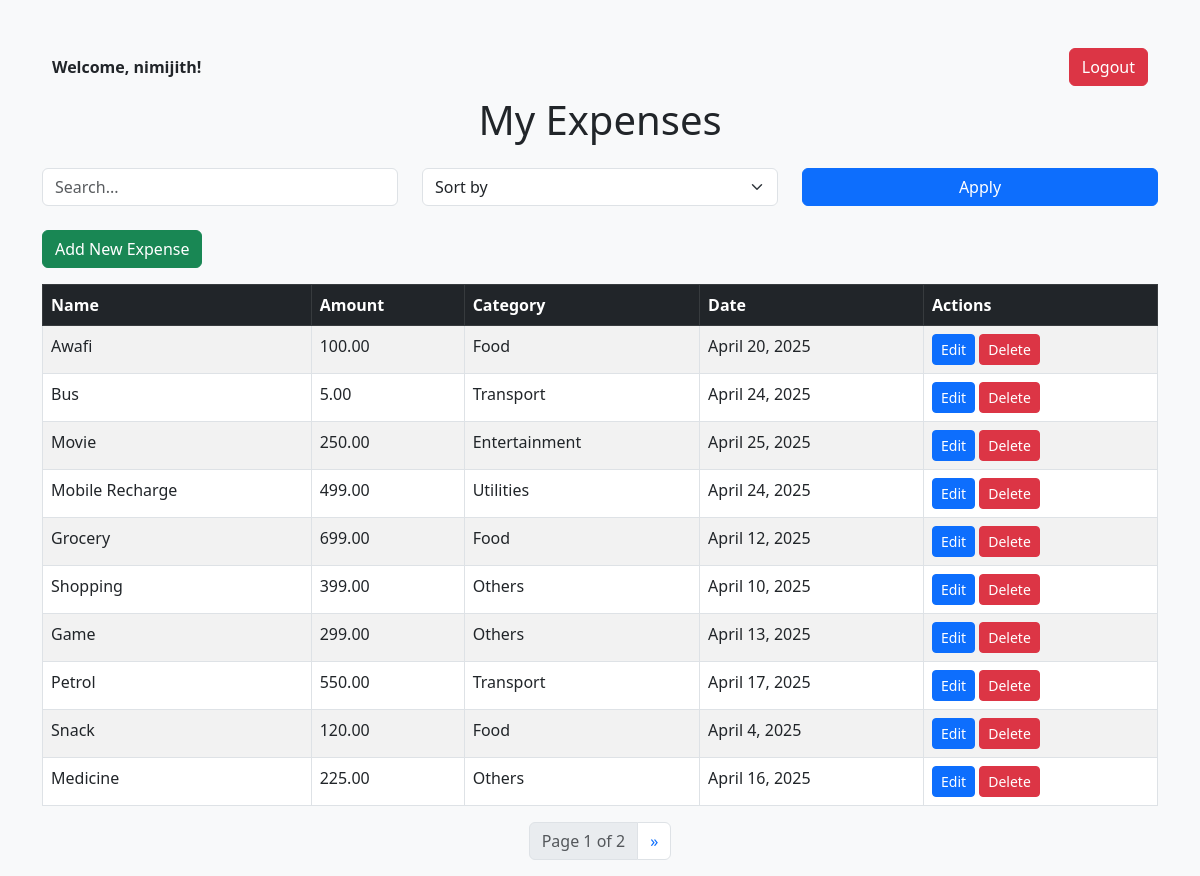
Screenshot of / (signed in) with the database file from the repository.
### expenses/models.py (models this page shows, shortened)
class Expense(models.Model):                                    #Model reprersenting an Expense
    CATEGORY_CHOICES = [
        ('Food', 'Food'),
        ('Transport', 'Transport'),
        ('Entertainment', 'Entertainment'),
        ('Utilities', 'Utilities'),
        ('Others', 'Others'),
    ]
    user = models.ForeignKey(User, on_delete=models.CASCADE)    #Linking expense to a specific user
    name = models.CharField(max_length=100)
    amount = models.DecimalField(max_digits=10, decimal_places=2)
    category = models.CharField(max_length=20, choices=CATEGORY_CHOICES)
    date = models.DateField()
    description = models.TextField(blank=True, null=True)       #Optional field

### expenses/views.py (the view)
# urls.py: path('', views.expenseList, name='expenseList'),                      #To show all expenses
@login_required                                                         #To display list of expenses with search, sort, and pagination
def expenseList(request):
    expenses = Expense.objects.filter(user=request.user)
    query = request.GET.get('q')                                        #Search
    if query:
        expenses = expenses.filter(
            Q(name__icontains=query) |
            Q(category__icontains=query) |
            Q(date__icontains=query)
        )
    sort_by = request.GET.get('sort', '')                               #Sort
    if sort_by:
        expenses = expenses.order_by(sort_by)
    paginator = Paginator(expenses, 10)                                 #Pagination - 10 expenses per page
    page = request.GET.get('page')
    expenses = paginator.get_page(page)
    return render(request, 'expenses/expenseList.html', {'expenses': expenses})

### expenses/templates/expenses/expenseList.html (shortened to what this page needs)
{% load static %}
<!DOCTYPE html>
<html lang="en">
<head>
    <link href="https://cdn.jsdelivr.net/npm/bootstrap@5.3.0/dist/css/bootstrap.min.css" rel="stylesheet">
</head>
<body class="bg-light">
<div class="container mt-5">
    <div style="display: flex; justify-content: space-between; align-items: center; margin: 10px;">
        <div>
            {% if user.is_authenticated %}
                <strong>Welcome, {{ user.username }}!</strong>
            {% endif %}
        </div>
        <div>
            <form method="POST" action="{% url 'logout' %}" style="display: inline;">
                <button type="submit" class="btn btn-danger">Logout</button>
            </form>
        </div>
    </div>
    <h1 class="text-center mb-4">My Expenses</h1>
    <form method="get" class="row mb-4">
        <div class="col-md-4">
            <input type="text" name="q" placeholder="Search..." class="form-control" value="{{ request.GET.q }}">
        </div>
        <div class="col-md-4">
            <select name="sort" class="form-select">
                <option value="">Sort by</option>
            </select>
        </div>
        <div class="col-md-4">
            <button type="submit" class="btn btn-primary w-100">Apply</button>
        </div>
    </form>
    <a href="{% url 'expenseCreate' %}" class="btn btn-success mb-3">Add New Expense</a>
    <table class="table table-bordered table-striped">
        <thead class="table-dark">
            <tr>
                <th>Name</th>
                <th>Amount</th>
                <th>Category</th>
                <th>Date</th>
                <th>Actions</th>
            </tr>
        </thead>
        <tbody>
            {% for expense in expenses %}
            <tr>
                <td>{{ expense.name }}</td>
                <td>{{ expense.amount }}</td>
                <td>{{ expense.category }}</td>
                <td>{{ expense.date }}</td>
                <td>
                    <a href="{% url 'expenseUpdate' expense.pk %}" class="btn btn-sm btn-primary">Edit</a>
                    <a href="{% url 'expenseDelete' expense.pk %}" class="btn btn-sm btn-danger">Delete</a>
                </td>
            </tr>
            {% empty %}
            <tr>
                <td colspan="5" class="text-center">No expenses found.</td>
            </tr>
            {% endfor %}
        </tbody>
    </table>
    <nav>
        <ul class="pagination justify-content-center">
            <li class="page-item disabled">
                <a class="page-link">Page {{ expenses.number }} of {{ expenses.paginator.num_pages }}</a>
            </li>
            {% if expenses.has_next %}
                <li class="page-item">
                    <a class="page-link" href="?page={{ expenses.next_page_number }}">&raquo;</a>
                </li>
            {% endif %}
        </ul>
    </nav>
</div>
</body>
</html>

### rows the page displays
Expense: name "Awafi", amount "100.00", category "Food", date "April 20, 2025"
Expense: name "Bus", amount "5.00", category "Transport", date "April 24, 2025"
Expense: name "Movie", amount "250.00", category "Entertainment", date "April 25, 2025"
Expense: name "Mobile Recharge", amount "499.00", category "Utilities", date "April 24, 2025"
Expense: name "Grocery", amount "699.00", category "Food", date "April 12, 2025"
Expense: name "Shopping", amount "399.00", category "Others", date "April 10, 2025"
Expense: name "Game", amount "299.00", category "Others", date "April 13, 2025"
Expense: name "Petrol", amount "550.00", category "Transport", date "April 17, 2025"
Expense: name "Snack", amount "120.00", category "Food", date "April 4, 2025"
Expense: name "Medicine", amount "225.00", category "Others", date "April 16, 2025"

### other values shown
{{ user.username }} "nimijith"
{{ expenses.number }} "1"
{{ expenses.paginator.num_pages }} "2"
